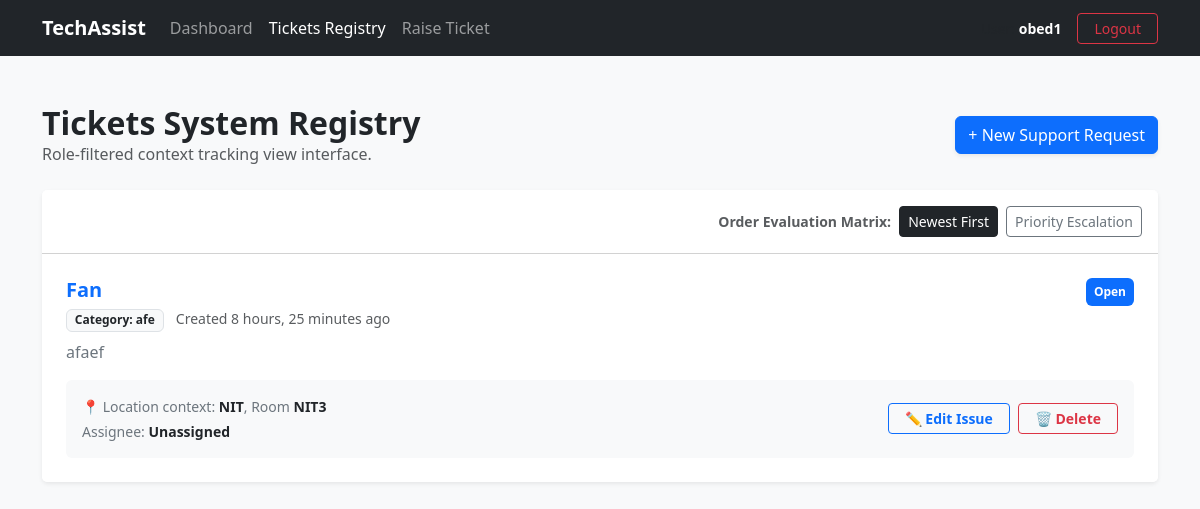
Page /tickets/ (signed in) on the earlier database version.
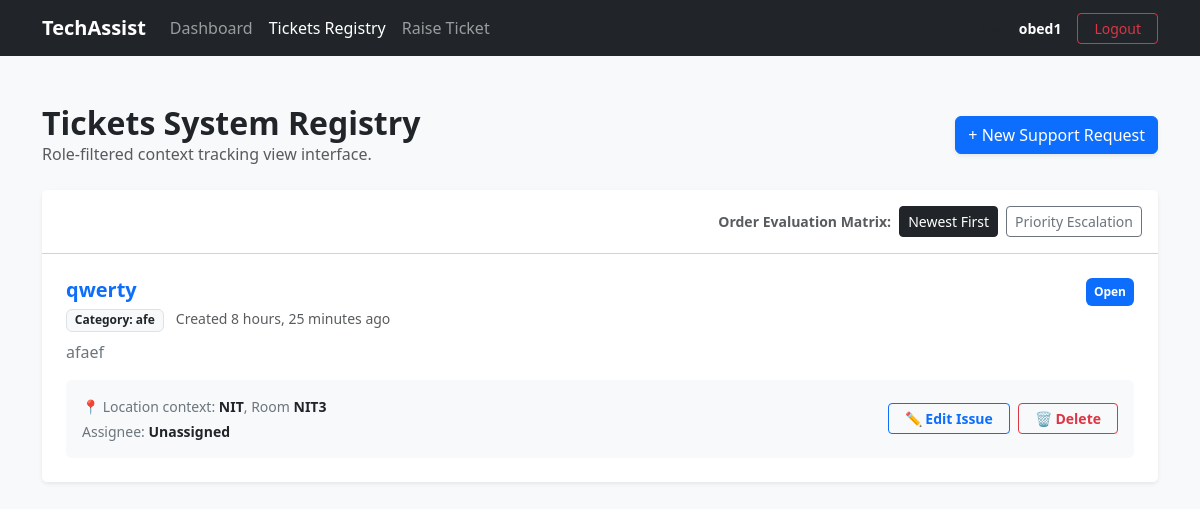
Same page on the later database version.
### tickets/models.py (models this page shows, shortened)
class Ticket(models.Model):
    STATUS_CHOICES = [
        ('OPEN', 'Open'),
        ('IN_PROGRESS', 'In Progress'),
        ('PENDING', 'Pending'),
        ('RESOLVED', 'Resolved'),
        ('CLOSED', 'Closed'),
    ]
    PRIORITY_CHOICES = [
        ('LOW', 'Low'),
        ('MEDIUM', 'Medium'),
        ('HIGH', 'High'),
        ('URGENT', 'Urgent'),
    ]
    title = models.CharField(max_length=250)
    description = models.TextField()
    category = models.CharField(max_length=100)  # Hardware, Network, Software etc.
    building = models.CharField(max_length=100)
    room_number = models.CharField(max_length=50)
    priority = models.CharField(max_length=10, choices=PRIORITY_CHOICES, default='MEDIUM')
    status = models.CharField(max_length=20, choices=STATUS_CHOICES, default='OPEN')
    created_by = models.ForeignKey(User, on_delete=models.CASCADE, related_name='tickets_created')
    assigned_to = models.ForeignKey(User, on_delete=models.SET_NULL, null=True, blank=True, related_name='tickets_assigned')
    created_at = models.DateTimeField(auto_now_add=True)
    updated_at = models.DateTimeField(auto_now=True)

### tickets/views.py (the view)
# urls.py: path('tickets/', TicketListView.as_view(), name='ticket-list'),
class TicketListView(LoginRequiredMixin, ListView):
    model = Ticket
    template_name = 'tickets/ticket_list.html'
    context_object_name = 'tickets'
    paginate_by = 5
    def get_queryset(self):
        user = self.request.user
        if hasattr(user, 'profile') and user.profile.role == 'USER':
            qs = Ticket.objects.filter(created_by=user)
        elif hasattr(user, 'profile') and user.profile.role == 'TECHNICIAN':
            qs = Ticket.objects.filter(assigned_to=user)
        else:
            qs = Ticket.objects.all()
        query = self.request.GET.get('q')
        if query:
            qs = qs.filter(
                Q(title__icontains=query) |
                Q(description__icontains=query) |
                Q(room_number__icontains=query)
            )
        sort_by = self.request.GET.get('sort_by', '-created_at')
        return qs.order_by(sort_by)

### templates/tickets/ticket_list.html (shortened to what this page needs)
{% extends 'base.html' %}
{% block content %}
<div class="d-flex justify-content-between align-items-center mb-4">
    <div>
        <h2 class="fw-bold text-dark mb-0">Tickets System Registry</h2>
        <p class="text-muted mb-0">Role-filtered context tracking view interface.</p>
    </div>
    <a href="{% url 'ticket-create' %}" class="btn btn-primary shadow-sm">+ New Support Request</a>
</div>
<div class="card shadow-sm border-0 mb-4">
    <div class="card-header bg-white py-3 d-flex justify-content-end align-items-center gap-2">
        <span class="text-muted small fw-bold">Order Evaluation Matrix:</span>
        <a href="?sort_by=-created_at" class="btn btn-sm {% if request.GET.sort_by == '-created_at' or not request.GET.sort_by %}btn-dark{% else %}btn-outline-secondary{% endif %}">Newest First</a>
        <a href="?sort_by=priority" class="btn btn-sm {% if request.GET.sort_by == 'priority' %}btn-dark{% else %}btn-outline-secondary{% endif %}">Priority Escalation</a>
    </div>
    <div class="list-group list-group-flush">
        {% for ticket in tickets %}
        <div class="list-group-item p-4 hover-shadow transition">
            <div class="d-flex w-100 justify-content-between align-items-start mb-2">
                <div>
                    <h5 class="mb-1 fw-bold text-primary">{{ ticket.title }}</h5>
                    <span class="badge bg-light text-dark border me-2">Category: {{ ticket.category }}</span>
                    <span class="small text-muted">Created {{ ticket.created_at|timesince }} ago</span>
                </div>
                <span class="badge p-2 {% if ticket.status == 'OPEN' %}bg-primary{% elif ticket.status == 'RESOLVED' %}bg-success{% else %}bg-warning text-dark{% endif %}">
                    {{ ticket.get_status_display }}
                </span>
            </div>
            <p class="text-secondary mb-3">{{ ticket.description|truncatewords:40 }}</p>
            <div class="d-flex flex-column flex-sm-row justify-content-between align-items-start align-items-sm-center bg-light p-3 rounded gap-2">
                <div class="d-flex flex-column gap-1">
                    <span class="small text-secondary">📍 Location context: <strong class="text-dark">{{ ticket.building }}</strong>, Room <strong class="text-dark">{{ ticket.room_number }}</strong></span>
                    <span class="small text-secondary">Assignee: <strong class="text-dark">{{ ticket.assigned_to.username|default:"Unassigned" }}</strong></span>
                </div>
                <div class="d-flex gap-2">
                    <a href="{% url 'ticket-update' ticket.pk %}" class="btn btn-sm btn-outline-primary px-3 fw-semibold">
                        ✏️ Edit Issue
                    </a>
                    <a href="{% url 'ticket-delete' ticket.pk %}" class="btn btn-sm btn-outline-danger px-3 fw-semibold">
                        🗑️ Delete
                    </a>
                </div>
            </div>
        </div>
        {% empty %}
        <div class="p-5 text-center text-muted">
            <p class="mb-0">Your workspace is totally clear. No tracked issue tickets found.</p>
        </div>
        {% endfor %}
    </div>
</div>
{% endblock %}

Differences in the rows shown:
changed Ticket "afaef": title "Fan" → "qwerty"
